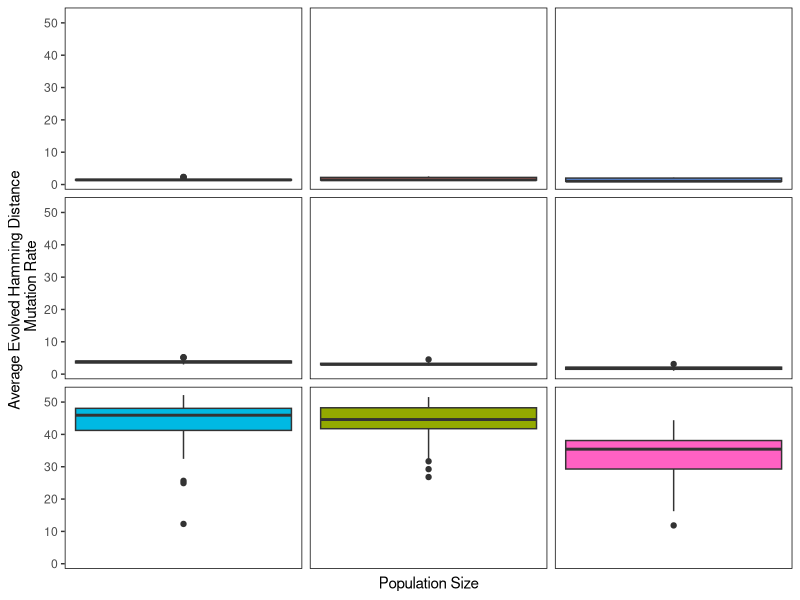

This figure's R source:
require(ggplot2)

setwd("~/Dropbox/Vital2/MSU/ExclusivityPaper")

### Calculating evolvable HD
evolve_hd <- read.table("munged_avg_hd.dat", h=T)
medpop_lowmut <- subset(evolve_hd, treatment=="5k-0002")
medpop_lowmut <- cbind(medpop_lowmut, Population="5000", Mutation = "0.02")
medpop_medmut <- subset(evolve_hd, treatment=="5k-002")
medpop_medmut <- cbind(medpop_medmut, Population="5000", Mutation = "0.2")
medpop_highmut <- subset(evolve_hd, treatment=="5k-02")
medpop_highmut <- cbind(medpop_highmut, Population="5000", Mutation = "2.0")

bigpop_medmut <- subset(evolve_hd, treatment=="10k-002")
bigpop_medmut <- cbind(bigpop_medmut, Population="10000", Mutation = "0.2")
bigpop_lowmut <- subset(evolve_hd, treatment=="10k-0002")
bigpop_lowmut <- cbind(bigpop_lowmut, Population="10000", Mutation = "0.02")
bigpop_highmut <- subset(evolve_hd, treatment=="10k-02")
bigpop_highmut <- cbind(bigpop_highmut, Population="10000", Mutation = "2.0")

smallpop_medmut <-subset(evolve_hd, treatment=="1k-002")
smallpop_medmut <- cbind(smallpop_medmut, Population="1000", Mutation = "0.2")
smallpop_lowmut <- subset(evolve_hd, treatment=="1k-0002")
smallpop_lowmut <- cbind(smallpop_lowmut, Population="1000", Mutation = "0.02")
smallpop_highmut <- subset(evolve_hd, treatment=="1k-02")
smallpop_highmut <- cbind(smallpop_highmut, Population="1000", Mutation = "2.0")

median(smallpop_highmut$avg_hd)
median(medpop_highmut$avg_hd)
median(bigpop_highmut$avg_hd)

median(smallpop_medmut$avg_hd)
median(medpop_medmut$avg_hd)
median(bigpop_medmut$avg_hd)

median(smallpop_lowmut$avg_hd)
median(medpop_lowmut$avg_hd)
median(bigpop_lowmut$avg_hd)

full_data <- rbind(smallpop_highmut, smallpop_medmut, smallpop_lowmut,medpop_highmut, medpop_medmut, medpop_lowmut,bigpop_highmut, bigpop_medmut, bigpop_lowmut)

ggplot(data=full_data, aes(x=1, y=avg_hd)) + ylab("Average Evolved Hamming Distance \n Mutation Rate") + xlab("Population Size") + geom_boxplot(width=0.5, aes(fill=treatment)) + theme(panel.background = element_rect(fill='white', colour='black')) + theme(panel.grid.major = element_blank(), panel.grid.minor = element_blank()) + guides(fill=FALSE) + facet_wrap(~Mutation*Population) +theme(strip.background = element_blank(),strip.text.x = element_blank(), axis.text.x=element_blank(), axis.ticks.x=element_blank())
